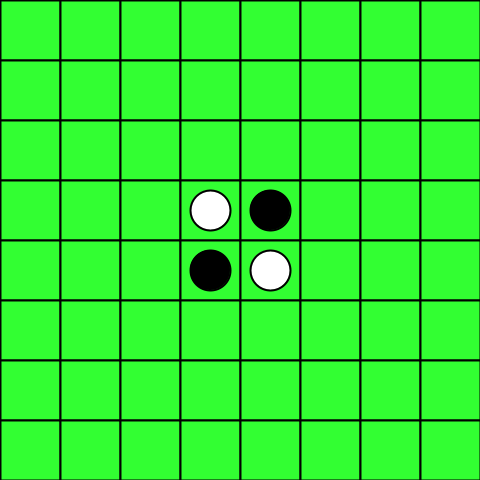
Frame 1 (no input)
Frame 2 (the mouse pressed at the canvas centre, redrawn once): identical to frame 1, image omitted

The Processing sketch that drew this single still picture (run headless with seeded random() and noise(); the mouse was pressed at the canvas centre and the sketch redrawn once):

// Processing sketch: test
// ── test.pde
Tablero tab;

void setup(){
  size(480, 480);
  noStroke();
  noLoop();
  tab= new Tablero();
  
  

}

void draw(){
  tab.display();

}

// ── Tablero.pde
class Tablero{
  
  int [][] tablero = new int[8][8];

  void display(){
    tablero[3][3]= 1;
    tablero[4][3]= 2;
    tablero[3][4]= 2;
    tablero[4][4]= 1;
    createBoard();
  
  }
  
  void createBoard(){
    for(int i= 0; i<8 ;i++){
      for (int j= 0; j<8; j++){
        fill(50, 255, 50);
        stroke(0);
        strokeWeight(2);
        rect(i*60, j*60, 60, 60);
        
        if(tablero[i][j] != 0 && tablero[i][j] != 2){
          fill(255);
          ellipse((i*60) + 30, (j*60) + 30, 40, 40);
         
        }
        if(tablero[i][j] != 0 && tablero[i][j] != 1){
            fill(0);
            ellipse((i*60) + 30, (j*60) + 30, 40, 40);
          }
      }
      
    }
  
  }

}
